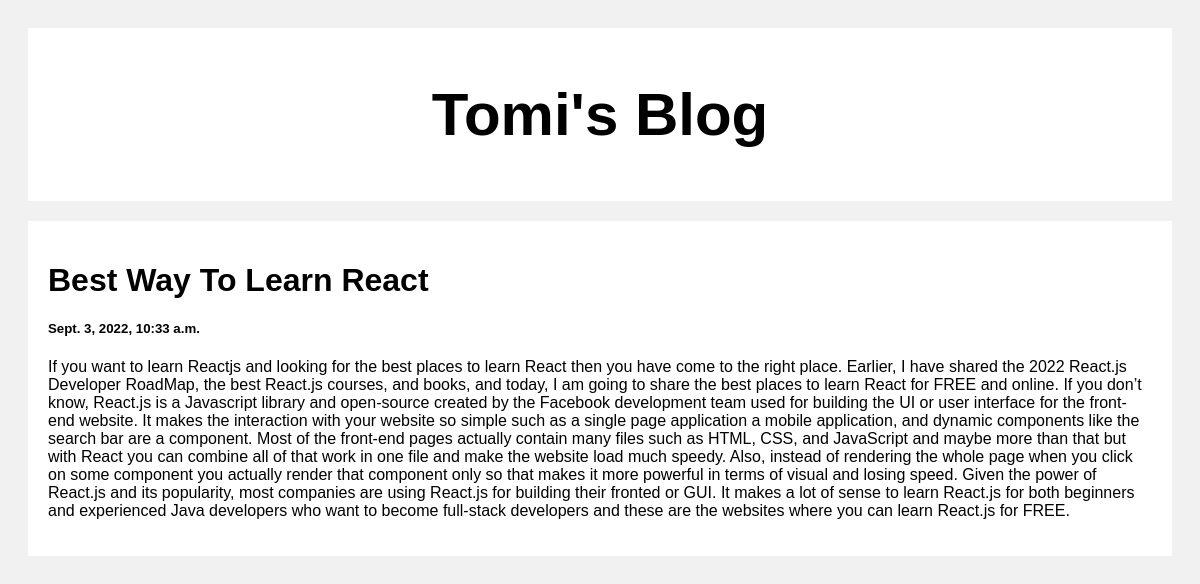
Screenshot of /post/3 with the database file from the repository.
### post/models.py (models this page shows)
class Post(models.Model):
    title = models.CharField(max_length=100)
    body = models.CharField(max_length=10000000)
    created_at = models.DateTimeField(default=datetime.now, blank=True)

### post/views.py (the view)
# urls.py: path('', include('post.urls'))
def post(request, pk):
    posts = Post.objects.get(id=pk)
    return render(request, 'post.html', {'posts': posts})

### templates/post.html (shortened to what this page needs)
<!DOCTYPE html>
<html>
  <head>
  </head>
  <body>
    <div class="header">
      <h2>Tomi's Blog</h2>
    </div>
    <div class="row">
      <div class="leftcolumn">
        <div class="card">
          <h1>{{posts.title}}</h1>
          <h5>{{posts.created_at}}</h5>
          <p>{{posts.body}}</p>
        </div>
      </div>
    </div>
  </body>
</html>

### templates/post.html (style rules this page uses)
* { box-sizing: border-box; }
body { font-family: Arial; padding: 20px; background: #f1f1f1; }
.header { padding: 2px; font-size: 40px; text-align: center; background: white; }
.leftcolumn { float: left; width: 100%; }
.card { background-color: white; padding: 20px; margin-top: 20px; }
.row:after { content: ""; display: table; clear: both; }

### rows the page displays
Post: title "Best Way To Learn React", created_at "Sept. 3, 2022, 10:33 a.m.", body "If you want to learn Reactjs and looking for the best places to learn React then you have come to the right place. Earlier, I have shared the 2022 React.js Developer RoadMap, the best React.js courses, and books, and today, I am going to share the best places to learn React for FREE and online. If you don’t know, React.js is a Javascript library and open-source created by the Facebook development team used for building the UI or user interface for the front-end website. It makes the interaction with your website so simple such as a single page application a mobile application, and dynamic components like the search bar are a component. Most of the front-end pages actually contain many files…"
